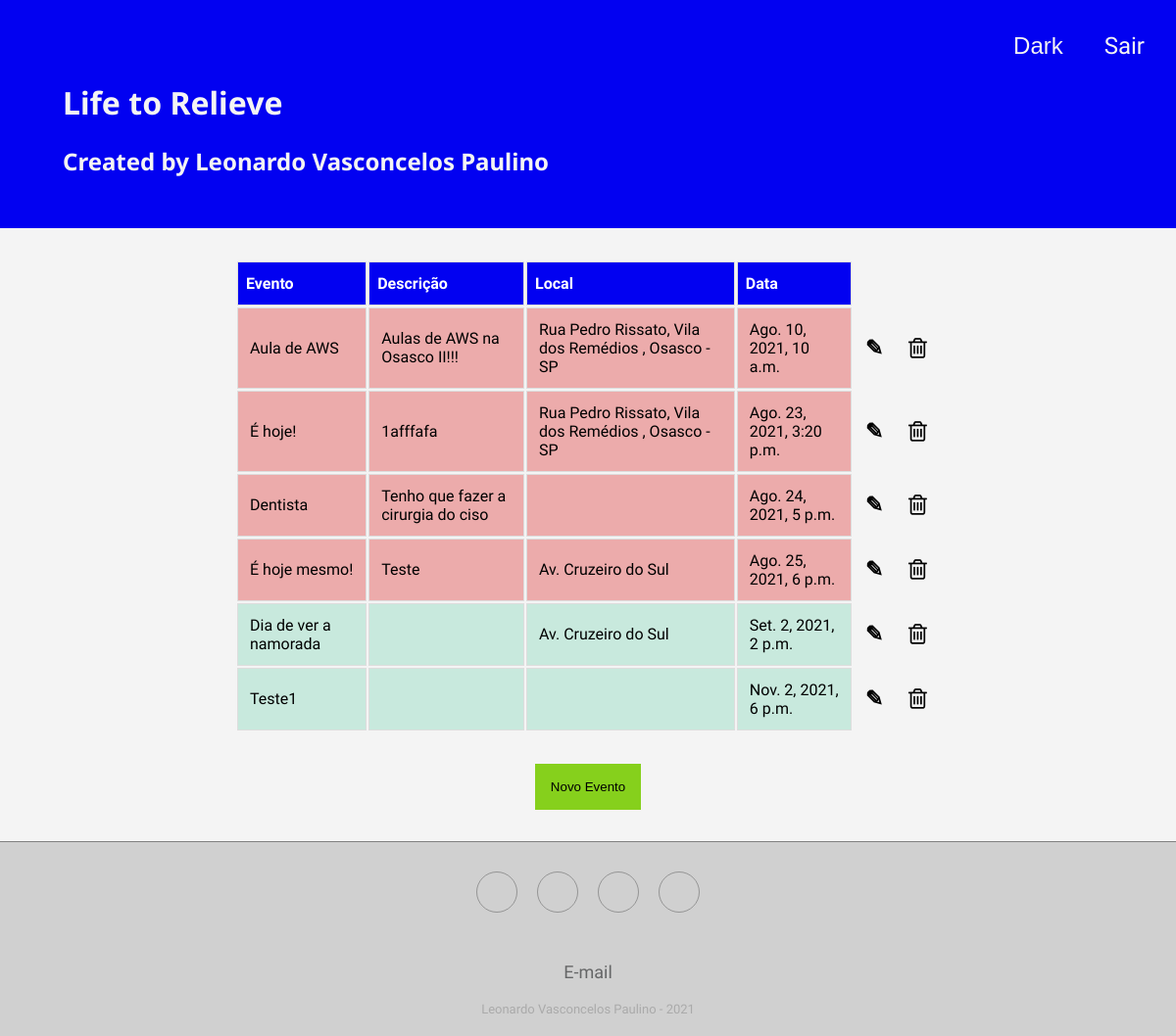
The page /agenda/ (signed in) on the database as committed earlier.
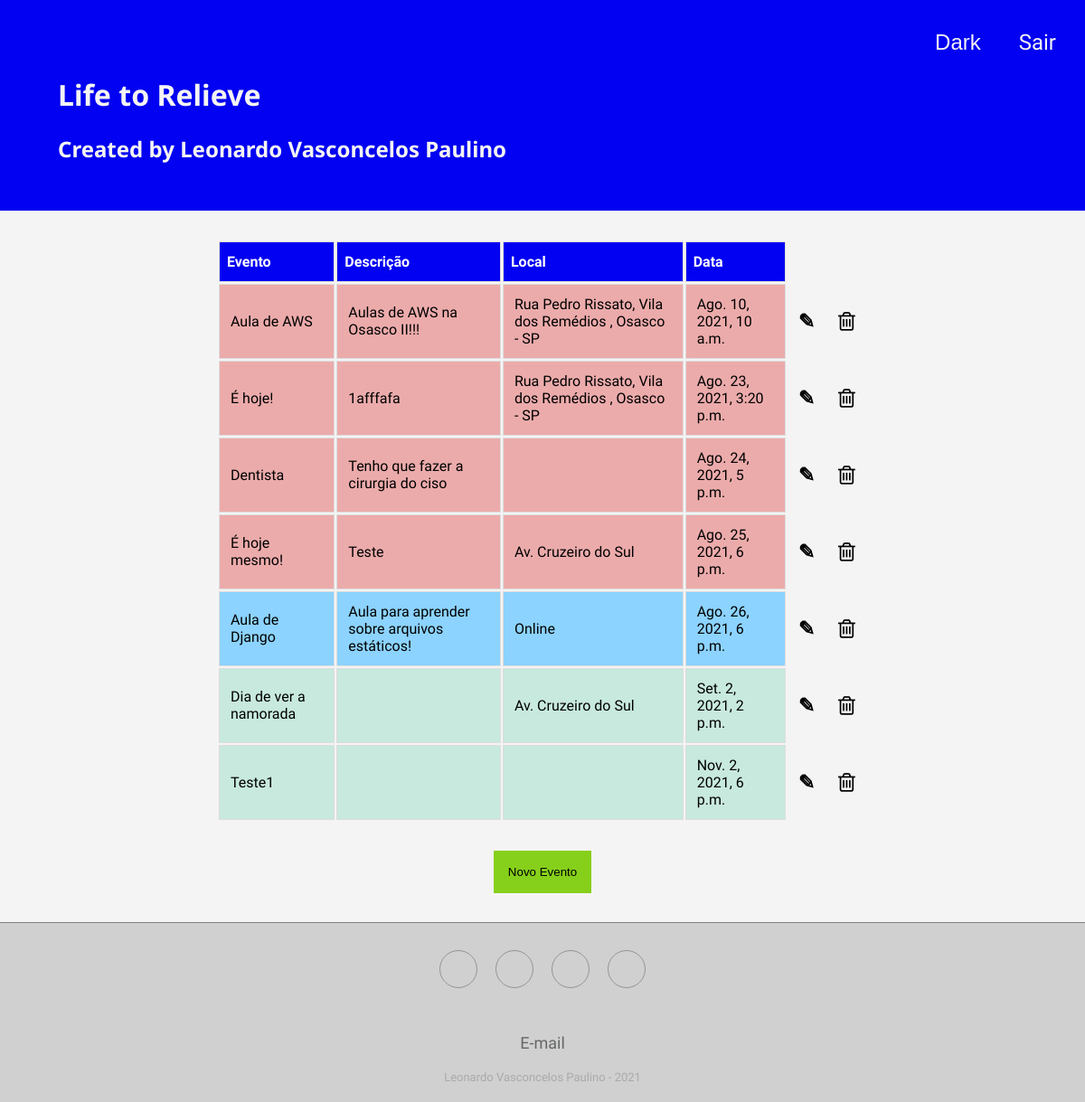
The same page on the database as committed later.
### core/models.py (models this page shows, shortened)
class Evento(models.Model):
    titulo = models.CharField(max_length=100)
    descricao = models.TextField(blank=True, null=True)
    data_evento = models.DateTimeField(verbose_name='Data do Evento')
    local_evento = models.CharField(max_length=150, blank=True, null=True)
    data_criacao = models.DateTimeField(auto_now=True)
    usuario = models.ForeignKey(User, on_delete=models.CASCADE)
    class Meta:
        db_table = 'evento'
    def get_evento_atrasado(self):
        if self.data_evento < datetime.now():
            return True
        else:
            return False
    def get_data_compare(self):
        return self.data_evento.strftime('%Y-%m-%d')
    def get_evento_dia(self):
        today = date.today().strftime('%Y-%m-%d')
        data = self.get_data_compare()
        if data == today:
            return True
        else:
            return False

### core/views.py (the view)
# urls.py: path('agenda/', views.lista_eventos),
@login_required(login_url='/login/')
def lista_eventos(request):
    usuario = request.user
    evento = Evento.objects.filter(usuario=usuario).order_by('data_evento')
    response = {'eventos': evento}
    return render(request, 'agenda.html', response)

### templates/agenda.html (shortened to what this page needs)
{% extends "model-page.html" %}
{% block content %}
<link rel="stylesheet" href="https://cdnjs.cloudflare.com/ajax/libs/font-awesome/4.7.0/css/font-awesome.min.css">
{% load static %}
<link href="{% static "css/page.css" %}" rel="stylesheet">
    <table class="tabela">
        <tr>
            <th>Evento</th>
            <th>Descrição</th>
            <th>Local</th>
            <th>Data</th>
        </tr>
        {% for evento in eventos %}
        {% if evento.get_evento_atrasado %}
            <tr class="atrasado">
                <td>{{ evento.titulo }}</td>
                <td>
                    {% if evento.descricao == None %}
                    {% else %}
                        {{ evento.descricao }}
                    {% endif %}
                </td>
                <td>
                    {% if evento.local_evento == None %}
                    {% else %}
                        {{ evento.local_evento }}
                    {% endif %}
                </td>
                <td>{{ evento.data_evento }}</td>
                <td class="transp">
                    <a href="evento/?id={{ evento.id }}" class="pencil"> ✎ </a>
                </td>
                <td class="transp">
                    <a href="evento/delete/{{ evento.id }}"> <i class="fa">&#xf014;</i> </a>
                </td>
            </tr>
        {% elif evento.get_evento_dia %}
            <tr class="hoje">
                <td>{{ evento.titulo }}</td>
                <td>
                    {% if evento.descricao == None %}
                    {% else %}
                        {{ evento.descricao }}
                    {% endif %}
                </td>
                <td>
                    {% if evento.local_evento == None %}
                        Não informado...
                    {% else %}
                        {{ evento.local_evento }}
                    {% endif %}
                </td>
                <td>{{ evento.data_evento }}</td>
                <td class="transp">
                    <a href="evento/?id={{ evento.id }}" class="pencil"> ✎ </a>
                </td>
                <td class="transp">
                    <a href="evento/delete/{{ evento.id }}"> <i class="fa">&#xf014;</i> </a>
                </td>
            </tr>
        {% else %}
            <div>
            <tr class="emDia">
                <td>{{ evento.titulo }}</td>
                <td>
                </td>
                <td>
                    {% if evento.local_evento == None %}
                    {% else %}
                        {{ evento.local_evento }}
                    {% endif %}
                </td>
                <td>{{ evento.data_evento }}</td>
                <td class="transp">
                    <a href="evento/?id={{ evento.id }}" class="pencil"> ✎ </a>
                </td>
                <td class="transp">
                    <a href="evento/delete/{{ evento.id }}"> <i class="fa">&#xf014;</i> </a>
                </td>
            </tr>
        {% endif %}
        {% endfor %}
    </table>
    <div class="perimetro">
        <a href="evento/">
            <input type="button" class="btn_nv" value="Novo Evento"/>
        </a>
    </div>
{% endblock %}

### templates/model-page.html
{% include "model-header.html" %}
{% block content %} {% endblock %}
{% include "model-footer.html" %}

### templates/model-header.html (shortened to what this page needs)
<!DOCTYPE html>
<html lang="pt-br">
<head>
    {% load static %}
    <link href="{% static "css/header.css" %}" rel="stylesheet">
    <link href="{% static "css/footer.css" %}" rel="stylesheet">
    <link rel="stylesheet" href="https://cdnjs.cloudflare.com/ajax/libs/ionicons/2.0.1/css/ionicons.min.css">
</head>
<body class="mode" onload="setBtn()">
<div class="header">
    <div align="right" class="logout">
        <button class="theme" id="modo" onclick="setModo(this.textContent)">Dark</button>
        {% if request.user.is_authenticated %}
            <a href="/logout">Sair</a>
        {% endif %}
    </div>
    <h1 class="tituloApp">Life to Relieve</h1>
    <h2 class="subApp">Created by Leonardo Vasconcelos Paulino</h2>
</div>

### templates/model-footer.html (shortened to what this page needs)
{% load static %}
<div class="footer-basic">
    <footer>
        <div class="social">
            <a href="https://github.com/leovasc5/"></a>
            <a href="https://www.linkedin.com/in/leonardo-vasconcelos-paulino-7a0b41200/"></a>
            <a href="https://www.twitter.com/leovasc5/"></a>
            <a href="https://www.instagram.com/leovasc5/"></a>
        </div>
        <ul class="list-inline">
            <li class="list-inline-item"><a href="mailto: leovasc5@hotmail.com">E-mail</a></li>
        </ul>
        <p class="copyright">Leonardo Vasconcelos Paulino - 2021</p>
    </footer>
</div>
</body>
</html>

### templates/css/header.css (style rules this page uses)
body { font-family: 'Urbanist', sans-serif; margin: 0; background-color: #f4f4f4; }
.header { padding: 0px 0px 32px 0px; background-color: #0201f1; color: #f4f4f4; }
.tituloApp { padding: 0px 0px 0px 64px; font-family: 'Noto Sans', sans-serif; }
.subApp { padding: 0px 0px 0px 64px; font-family: 'Noto Sans', sans-serif; }
.logout a { display: inline-block; text-decoration: none; color:#f4f4f4; margin-top: 32px; margin-right: 32px; font-size: 24px; }
.theme { margin-top: 32px; margin-right: 32px; background-color: transparent; color: #f4f4f4; font-size: 24px; border: none; }

### templates/css/footer.css (style rules this page uses)
.footer-basic { padding:20px 0; background-color: #d0d0d0; color:#4b4c4d; border-top: 1px solid #808080; }
.footer-basic ul { padding:0; list-style:none; text-align:center; font-size:18px; line-height:1.6; margin-bottom:0; }
.footer-basic li { padding:0 10px; }
.footer-basic ul a { color:inherit; text-decoration:none; opacity:0.8; }
.footer-basic .social { text-align:center; padding-bottom:25px; margin-top: 10px; }
.footer-basic .social > a { font-size:24px; width:40px; height:40px; line-height:40px; display:inline-block; text-align:center; border-radius:50%; border:1px solid #808080; margin:0 8px; color:inherit; opacity:0.75; }
.footer-basic .copyright { margin-top:15px; text-align:center; font-size:13px; color:#aaa; margin-bottom:0; }

### templates/css/page.css (style rules this page uses)
.atrasado { background-color: #ecabab; }
.emDia { background-color: #c8e9dd; }
.hoje { background-color: #8cd3ff; }
.fa { font-size:24px; color:#000; }
.pencil { text-decoration: none; color: #000; font-weight: 900; font-size: 22px; }
.perimetro { padding: 32px; display: table; margin: 0 auto; }
.btn_nv { padding: 16px; background-color: #86d01c; border: none }
.tabela { margin: 0 auto; padding-top: 32px; width: 60%; }
.tabela td, .tabela th { border: 1px solid #ddd; padding: 8px; }
.tabela th { padding-top: 12px; padding-bottom: 12px; text-align: left; background-color: #0201f1; color: white; }
.tabela td { padding: 12px; }
.tabela .transp { background-color: #f4f4f4; border: none; }

Rows that differ between the two databases and show on the page:
added Evento: titulo "Aula de Django", descricao "Aula para aprender sobre arquivos estáticos!", local_evento "Online", data_evento "Ago. 26, 2021, 6 p.m."
